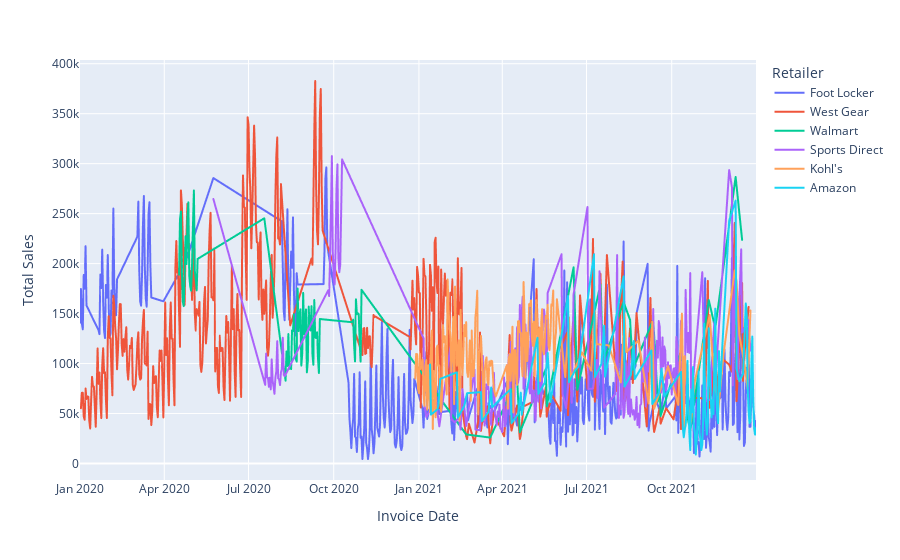

The notebook cell this image was saved under:
### Code cell
px.line(df_2, x = "Invoice Date", y = "Total Sales", color = "Retailer")
